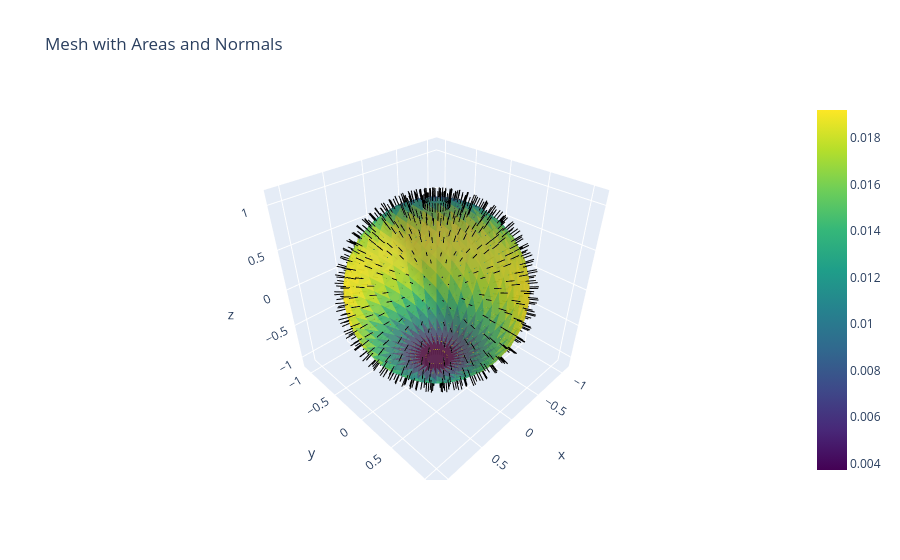

Write notebook code for a chart like this one.
### Markdown cell above
### 2. Create Triangle Mesh and Check Manifold
A closed sphere should be a perfect closed manifold (every edge has exactly 2 triangles).

### Code cell
mesh: TriangleMesh = conquer3d.data_structure.TriangleMesh(vertices.to('cuda'), faces.to('cuda'))
is_manifold_open = mesh.is_edge_manifold(allow_boundary_edge=True)
is_manifold_closed = mesh.is_edge_manifold(allow_boundary_edge=False)

print(f"Is Open Manifold (<=2 triangles per edge): {is_manifold_open}")
print(f"Is Closed Manifold (==2 triangles per edge): {is_manifold_closed}")

is_vertex_manifold = mesh.is_vertex_manifold()
print(f"Is Vertex Manifold: {is_vertex_manifold}")

# Compute areas and normals
areas = mesh.triangle_areas
normals = mesh.triangle_normals
surface_area = mesh.surface_area
print(f'Total Surface Area: {surface_area.item():.4f}')

# Compute face centers for normals
v_np = mesh.vertices.cpu().numpy()
f_np = mesh.triangles.cpu().numpy()
centers = np.mean(v_np[f_np], axis=1)
norms_np = normals.cpu().numpy()
areas_np = areas.cpu().numpy()

# Determine scaling factor for normals
scale = 0.1
tips = centers + norms_np * scale

# Build lines for normals. We interleave [center, tip, None] to draw multiple disconnected lines in one trace
lines_x = np.empty((len(centers) * 3,))
lines_y = np.empty((len(centers) * 3,))
lines_z = np.empty((len(centers) * 3,))
lines_x[0::3] = centers[:, 0]
lines_x[1::3] = tips[:, 0]
lines_x[2::3] = None
lines_y[0::3] = centers[:, 1]
lines_y[1::3] = tips[:, 1]
lines_y[2::3] = None
lines_z[0::3] = centers[:, 2]
lines_z[1::3] = tips[:, 2]
lines_z[2::3] = None

fig = go.Figure(data=[
    go.Mesh3d(
        x=v_np[:, 0], y=v_np[:, 1], z=v_np[:, 2],
        i=f_np[:, 0], j=f_np[:, 1], k=f_np[:, 2],
        intensity=areas_np, intensitymode='cell', colorscale='Viridis',
        opacity=0.8, showscale=True, name='Mesh'
    ),
    go.Scatter3d(
        x=lines_x, y=lines_y, z=lines_z,
        mode='lines', line=dict(color='black', width=2), showlegend=False
    ),
    go.Cone(
        x=tips[:, 0], y=tips[:, 1], z=tips[:, 2],
        u=norms_np[:, 0], v=norms_np[:, 1], w=norms_np[:, 2],
        sizemode="absolute", sizeref=scale*0.3, showscale=False, colorscale='Greys', anchor='tip'
    )
])

fig.update_layout(scene=dict(aspectmode='data'), title="Mesh with Areas and Normals")
fig.show()

### Figure 1 — Plotly figure (JSON) as saved in the notebook; plotly's stock layout.template omitted (floating-point values rounded to 4 significant figures; data arrays with more than 128 entries replaced by an {"elided": "..."} marker saying what was removed)
{"data": [{"colorscale": [[0, "#440154"], [0.1111, "#482878"], [0.2222, "#3e4989"], [0.3333, "#31688e"], [0.4444, "#26828e"], [0.5556, "#1f9e89"], [0.6667, "#35b779"], [0.7778, "#6ece58"], [0.8889, "#b5de2b"], [1, "#fde725"]], "i": {"elided": "960 int values"}, "intensity": {"elided": "960 float values"}, "intensitymode": "cell", "j": {"elided": "960 int values"}, "k": {"elided": "960 int values"}, "name": "Mesh", "opacity": 0.8, "showscale": true, "type": "mesh3d", "x": {"elided": "482 float values"}, "y": {"elided": "482 float values"}, "z": {"elided": "482 float values"}}, {"line": {"color": "black", "width": 2}, "mode": "lines", "showlegend": false, "type": "scatter3d", "x": {"elided": "2880 float values"}, "y": {"elided": "2880 float values"}, "z": {"elided": "2880 float values"}}, {"anchor": "tip", "colorscale": [[0, "rgb(255,255,255)"], [0.125, "rgb(240,240,240)"], [0.25, "rgb(217,217,217)"], [0.375, "rgb(189,189,189)"], [0.5, "rgb(150,150,150)"], [0.625, "rgb(115,115,115)"], [0.75, "rgb(82,82,82)"], [0.875, "rgb(37,37,37)"], [1, "rgb(0,0,0)"]], "showscale": false, "sizemode": "absolute", "sizeref": 0.03, "type": "cone", "u": {"elided": "960 float values"}, "v": {"elided": "960 float values"}, "w": {"elided": "960 float values"}, "x": {"elided": "960 float values"}, "y": {"elided": "960 float values"}, "z": {"elided": "960 float values"}}], "layout": {"scene": {"aspectmode": "data"}, "title": {"text": "Mesh with Areas and Normals"}}}
